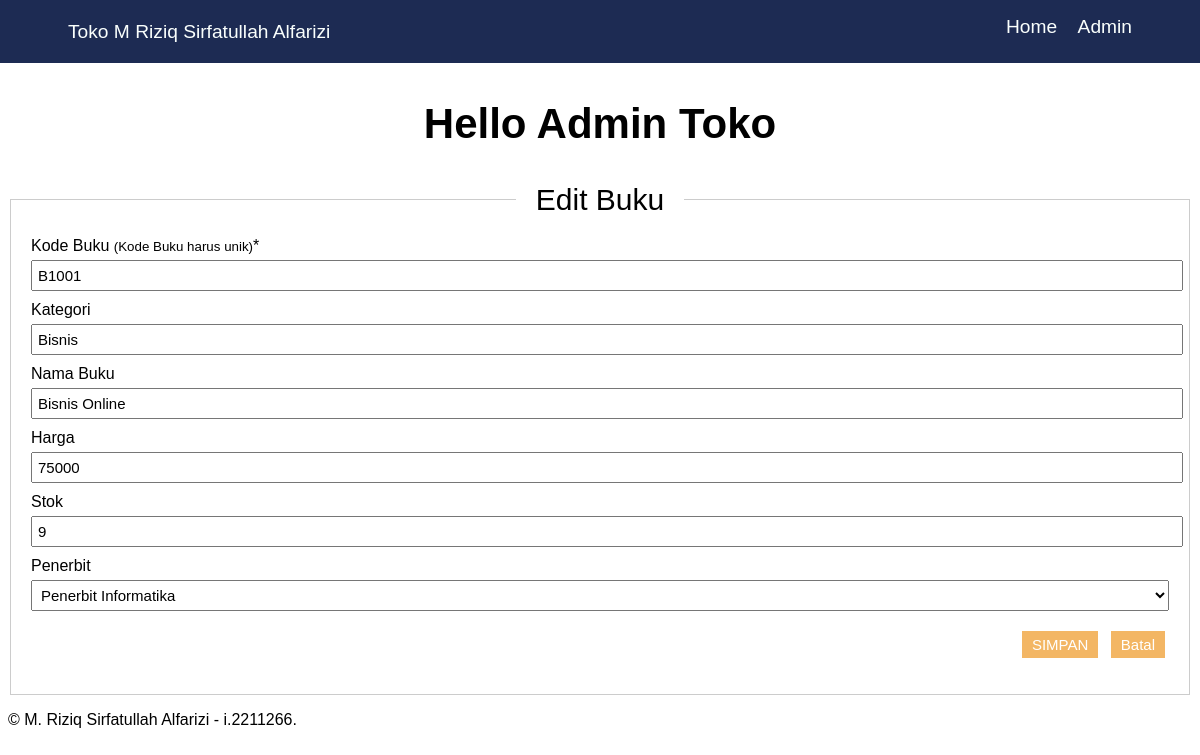
The page /form/edit_buku.php?id_buku=B1001 on the database its author committed.
### tables this page shows
CREATE TABLE `tb_product` (
  `id_buku` varchar(20) NOT NULL,
  `kategori` varchar(30) NOT NULL,
  `nama_buku` varchar(30) NOT NULL,
  `harga` int(15) NOT NULL,
  `stok` int(3) NOT NULL,
  `penerbit` varchar(30) NOT NULL
);

### form/edit_buku.php (the view, shortened to what this page needs)
<!DOCTYPE html>
<html lang="en">
<head>
    <link rel="stylesheet" href="../css/form.css">
</head>
<body>
<nav class="navbar">
    <h1>Toko M Riziq Sirfatullah Alfarizi</h1>
    <div class="navbar-nav">
        <a href="../index.php">Home</a>
        <a href="../admin.php">Admin</a>
    </div>
    </nav>
    <div class="TypePengguna">
    <h2>Hello Admin Toko</h2>
    </div>
        <fieldset class="fiel_edit">
            <?php
                include '../proses/connection.php';
                $id_buku = $_GET['id_buku'];
                $query = "SELECT * FROM tb_product WHERE id_buku='$id_buku'";
                $result = mysqli_query($koneksi, $query);
                $data = mysqli_fetch_assoc($result);
            ?>
            <legend>Edit Buku</legend>
            <form action="../proses/edit_proses.php" method="post">
                <div class="input">
                    <label>Kode Buku
                        <small>(Kode Buku harus unik)</small>*
                    </label>
                    <input type="text" name="id_buku" placeholder="Kode Buku" required value="<?php echo $data['id_buku'] ?>" readonly>
                </div>
                <div class="input">
                    <label>Kategori</label>
                    <input type="text" name="kategori" placeholder="Kategori Buku" required value="<?php echo $data['kategori'] ?>">
                </div>
                <div class="input">
                    <label>Nama Buku</label>
                    <input type="text" name="nama_buku" placeholder="Nama Buku" required value="<?php echo $data['nama_buku'] ?>">
                </div>
                <div class="input">
                    <label>Harga</label>
                    <input type="number" name="harga" placeholder="Harga" required value="<?php echo $data['harga'] ?>">
                </div>
                <div class="input">
                    <label>Stok</label>
                    <input type="number" name="stok" placeholder="Stok" required value="<?php echo $data['stok'] ?>">
                </div>
                <div class="input">
                    <label>Penerbit</label>
                    <select name="penerbit" placeholder="Penerbit" required>
                    <option value="<?php echo $data['penerbit']; ?>" hidden><?php echo $data['penerbit']; ?></option>
                    </select>
                </div>
                <div class="input" align="right">
                    <button type="submit" name="edit" onclick="return confirm('Apakah Anda yakin ingin mengubah buku?')">SIMPAN</button>
                    <button type="reset" onclick="window.location.href='admin.php'">Batal</button>
                </div>
            </form>
        </fieldset>
    <footer>
        <p>&copy; M. Riziq Sirfatullah Alfarizi - i.2211266.</p>
    </footer>
</body>
</html>

### css/form.css (style rules this page uses)
* { font-family: "Poppins", sans-serif; }
.navbar { display: flex; justify-content: space-between; align-items: center; padding: 0.5rem 5%; background-color: #1D2B53; position: fixed; top: 0; left: 0; right: 0; z-index: 9999; }
.navbar .navbar-nav a, h1 { color: hsl(160, 100%, 99%); font-family: "Poppins", sans-serif; font-weight: 200; display: inline-block; margin: 0.5rem; font-size: 1.2rem; }
.navbar .navbar-nav a::after { content: ""; display: block; padding-bottom: 0.5rem; border-bottom: 0.1rem solid #FAEF5D; transform: scaleX(0); }
a { text-decoration: none; }
button { background-color: #F3B664; border: none; color: white; padding: 5px 10px; text-align: center; text-decoration: none; display: inline-block; font-size: 16px; margin: 6px 4px; cursor: pointer; }
fieldset { border: 1px solid #ccc; padding: 20px; }
legend { color: #000; font-size: 30px; padding: 0 20px; text-align: center; }
.input { margin-bottom: 10px; }
.input label { display: block; padding-bottom: 5px; }
.input input { display: block; width: 100%; margin-bottom: 10px; font-size: 15px; padding: 5px; }
.input button { margin-top: 10px; font-size: 15px; }
.input select { display: block; width: 100%; margin-bottom: 10px; font-size: 15px; padding: 5px; }
.TypePengguna { font-size: 28px; text-align: center; margin-top: 100px; }

### rows shown on the page
tb_product: id_buku "B1001", kategori "Bisnis", nama_buku "Bisnis Online", harga "75000", stok "9", penerbit "Penerbit Informatika"
